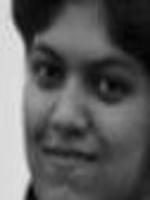
%> input picture Cropped faces/1.jpg, 150 x 200 px
$ octave main.m   (GNU Octave 9; MATLAB toolbox functions it lacks are replaced by stand-ins)
%> lines starting %> are read from the running program, lines starting %| are printed output that depends on the picture
### CreateDatabase.m
function T = CreateDatabase(TrainDatabasePath)
% Align a set of face images (the training set T1, T2, ... , TM )
%
% Description: This function reshapes all 2D images of the training database
% into 1D column vectors. Then, it puts these 1D column vectors in a row to
% construct 2D matrix 'T'.
%
%
% Argument:     TrainDatabasePath      - Path of the training database
%
% Returns:      T                      - A 2D matrix, containing all 1D image vectors.
%                                        Suppose all P images in the training database
%                                        have the same size of MxN. So the length of 1D
%                                        column vectors is MN and 'T' will be a MNxP 2D matrix.
%
% See also: STRCMP, STRCAT, RESHAPE

% Original version by Amir Hossein Omidvarnia, October 2007
%                     Email: aomidvar@ece.ut.ac.ir

%%%%%%%%%%%%%%%%%%%%%%%% File management
TrainFiles = dir(TrainDatabasePath);
Train_Number = 0;

for i = 1:size(TrainFiles,1)
    if not(strcmp(TrainFiles(i).name,'.')|strcmp(TrainFiles(i).name,'..')|strcmp(TrainFiles(i).name,'Thumbs.db'))
        Train_Number = Train_Number + 1; % Number of all images in the training database
    end
end

%%%%%%%%%%%%%%%%%%%%%%%% Construction of 2D matrix from 1D image vectors
T = [];
for i = 1 : Train_Number

    % I have chosen the name of each image in databases as a corresponding
    % number. However, it is not mandatory!
    str = int2str(i);
    str = strcat('\',str,'.jpg');
    str = strcat(TrainDatabasePath,str);
    img = imread(str);
    %img = rgb2gray(img);

    [irow icol] = size(img);

    temp = reshape(img',irow*icol,1);   % Reshaping 2D images into 1D image vectors
    T = [T temp]; % 'T' grows after each turn
end

### EigenfaceCore.m
      function [m, A, Eigenfaces] = EigenfaceCore(T)
% Use Principle Component Analysis (PCA) to determine the most
% discriminating features between images of faces.
%
% Description: This function gets a 2D matrix, containing all training image vectors
% and returns 3 outputs which are extracted from training database.
%
% Argument:      T                      - A 2D matrix, containing all 1D image vectors.
%                                         Suppose all P images in the training database
%                                         have the same size of MxN. So the length of 1D
%                                         column vectors is M*N and 'T' will be a MNxP 2D matrix.
%
% Returns:       m                      - (M*Nx1) Mean of the training database
%                Eigenfaces             - (M*Nx(P-1)) Eigen vectors of the covariance matrix of the training database
%                A                      - (M*NxP) Matrix of centered image vectors
%
% See also: EIG

% Original version by Amir Hossein Omidvarnia, October 2007
%                     Email: aomidvar@ece.ut.ac.ir

%%%%%%%%%%%%%%%%%%%%%%%% Calculating the mean image
m = mean(T,2); % Computing the average face image m = (1/P)*sum(Tj's)    (j = 1 : P)
                % take the mean of 2D matrix row wise
Train_Number = size(T,2); % column wise

%%%%%%%%%%%%%%%%%%%%%%%% Calculating the deviation of each image from mean image
A = [];
for i = 1 : Train_Number
    temp = double(T(:,i)) - m; % Computing the difference image for each image in the training set Ai = Ti - m
    A = [A temp]; % Merging all centered images
end

%%%%%%%%%%%%%%%%%%%%%%%% Snapshot method of Eigenface methods
% We know from linear algebra theory that for a PxQ matrix, the maximum
% number of non-zero eigenvalues that the matrix can have is min(P-1,Q-1).
% Since the number of training images (P) is usually less than the number
% of pixels (M*N), the most non-zero eigenvalues that can be found are equal
% to P-1. So we can calculate eigenvalues of A'*A (a PxP matrix) instead of
% A*A' (a M*NxM*N matrix). It is clear that the dimensions of A*A' is much
% larger that A'*A. So the dimensionality will decrease.

L = A'*A; % L is the surrogate of covariance matrix C=A*A'.
[V D] = eig(L); % Diagonal elements of D are the eigenvalues for both L=A'*A and C=A*A'.

%%%%%%%%%%%%%%%%%%%%%%%% Sorting and eliminating eigenvalues
% All eigenvalues of matrix L are sorted and those who are less than a
% specified threshold, are eliminated. So the number of non-zero
% eigenvectors may be less than (P-1).

L_eig_vec = [];
for i = 1 : size(V,2)
    if( D(i,i)>1 )
        L_eig_vec = [L_eig_vec V(:,i)];
    end
end

%%%%%%%%%%%%%%%%%%%%%%%% Calculating the eigenvectors of covariance matrix 'C'
% Eigenvectors of covariance matrix C (or so-called "Eigenfaces")
% can be recovered from L's eiegnvectors.
Eigenfaces = A * L_eig_vec; % A: centered image vectors

### Recognition.m
function OutputName = Recognition(TestImage, m, A, Eigenfaces)
% Recognizing step....
%
% Description: This function compares two faces by projecting the images into facespace and
% measuring the Euclidean distance between them.
%
% Argument:      TestImage              - Path of the input test image
%
%                m                      - (M*Nx1) Mean of the training
%                                         database, which is output of 'EigenfaceCore' function.
%
%                Eigenfaces             - (M*Nx(P-1)) Eigen vectors of the
%                                         covariance matrix of the training
%                                         database, which is output of 'EigenfaceCore' function.
%
%                A                      - (M*NxP) Matrix of centered image
%                                         vectors, which is output of 'EigenfaceCore' function.
%
% Returns:       OutputName             - Name of the recognized image in the training database.
%
% See also: RESHAPE, STRCAT

% Original version by Amir Hossein Omidvarnia, October 2007
%                     Email: aomidvar@ece.ut.ac.ir

%%%%%%%%%%%%%%%%%%%%%%%% Projecting centered image vectors into facespace
% All centered images are projected into facespace by multiplying in
% Eigenface basis's. Projected vector of each face will be its corresponding
% feature vector.

ProjectedImages = [];
Train_Number = size(Eigenfaces,2);
for i = 1 : Train_Number
    temp = Eigenfaces'*A(:,i); % Projection of centered images into facespace
    ProjectedImages = [ProjectedImages temp];
end

%%%%%%%%%%%%%%%%%%%%%%%% Extracting the PCA features from test image
InputImage = imread(TestImage);
temp = InputImage(:,:,1);

[irow, icol] = size(temp);
InImage = reshape(temp',irow*icol,1);
Difference = double(InImage)-m; % Centered test image
ProjectedTestImage = Eigenfaces'*Difference; % Test image feature vector

%%%%%%%%%%%%%%%%%%%%%%%% Calculating Euclidean distances
% Euclidean distances between the projected test image and the projection
% of all centered training images are calculated. Test image is
% supposed to have minimum distance with its corresponding image in the
% training database.

Euc_dist = [];
for i = 1 : Train_Number
    q = ProjectedImages(:,i);
    temp = ( norm( ProjectedTestImage - q ) )^2;
    Euc_dist = [Euc_dist temp];
end

[Euc_dist_min , Recognized_index] = min(Euc_dist);
% a= Recognized_index
%result(a)
%Recognized_index=a;

%----------------------------------------------

conn = database.ODBCConnection('test','','');
sqlquery = 'select * from student';
curs = exec(conn,sqlquery);
curs = fetch(curs);
curs.Data
colnames = {'StdName', 'Subject_ID','Semester','Date','Status'};
% switch(Recognized_index)
%     case Recognized_index


      if(Recognized_index==1)
           % {'x',3, 2, '2019-07-02', 'Present'};
            exdata = {'Pobitra',3201, 2, '2019-07-02', 'Present'};
            insert(conn, 'student', colnames, exdata);
            display('Pobitra is present')


         elseif(Recognized_index==2)
            exdata = {'Ononno',3201, 2, '2019-07-02', 'Present'};
            insert(conn, 'student', colnames, exdata);
            display('Ononno is present')


         elseif(Recognized_index==3)
            exdata = {'Sourav',3201, 2, '2019-07-02', 'Present'};
            insert(conn, 'student', colnames, exdata);
            display('Sowrav is present')


         elseif(Recognized_index==4)
            exdata = {'Abid',3201, 2, '2019-07-02', 'Present'};
            insert(conn, 'student', colnames, exdata);
            display('Abid Hossain is present')


         elseif(Recognized_index==5)
            exdata = {'Raihan',3201, 2, '2019-07-02', 'Present'};
            insert(conn, 'student', colnames, exdata);
            display('Raihan Hossain is present')


       end

 [OutputName] = strcat(int2str(Recognized_index),'.jpg');


### main.m

% FACE DETECTION:
clear ALL
clc
%Detect objects using Viola-Jones Algorithm

%To detect Face
FDetect = vision.CascadeObjectDetector;

%Read the input image
 I = imread('1.jpg');
%> I is the input picture: size 200x150 uint8; min 1, max 227, mean 93.5
%Returns Bounding Box values based on number of objects
BB = step(FDetect,I);
%> BB = [3 27 138 138]

figure,
imshow(I);
hold on
k=1;
for i = 1:size(BB,1) % draw rectanlge in row wise
    rectangle('Position',BB(i,:),'LineWidth',2,'LineStyle','-','EdgeColor','g');
    %start from first row then second and ....

end
%> this loop made 1 pass
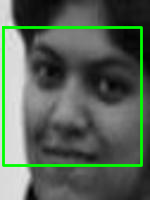
%> figure redrawn from the program's plot data
% title('Face Detection');
hold off;
for i= 1:size(BB,1)
    J= imcrop(I,BB(i,:));
    p2=strcat('cropped faces/', int2str(k),'.jpg');
    I2 = rgb2gray(J);
    I2= imresize(I2, [200 150]);
    k=k+1;
    imwrite(I2,p2)
end
%> this loop made 1 pass
%> (p2, k) on pass 1: ('cropped faces/1.jpg', 2)
%> pass 1, `J= imcrop(I,BB(i,:));`:
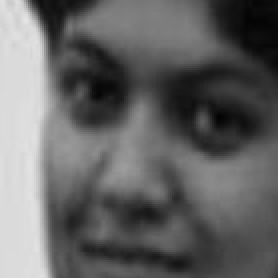
%> J: size 139x139 uint8 (shown 2 times larger); min 1, max 227, mean 100.7
%> pass 1, `I2= imresize(I2, [200 150]);`:
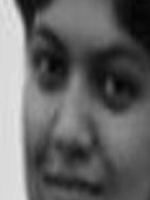
%> I2: size 200x150 uint8; min 1, max 228, mean 100.7
% Face Recognition
TrainDatabasePath= 'C:\Users\Md Shabuj Hossain\Desktop\Download\Demo\faces database';
  TestDatabasePath= 'C:\Users\Md Shabuj Hossain\Desktop\Download\Demo\Cropped faces';

  srfile=dir('cropped faces/*.jpg');
for i=1:length(srfile)
    prompt=strcat('cropped faces/',srfile(i).name);
im = imread(prompt);
%> im: size 200x150 uint8; min 0, max 230, mean 100.8

T = CreateDatabase(TrainDatabasePath);
[m, A, Eigenfaces] = EigenfaceCore(T);
% S={'20.jpg'};
OutputName= Recognition(prompt, m, A, Eigenfaces);
%> the run ends on the next line
